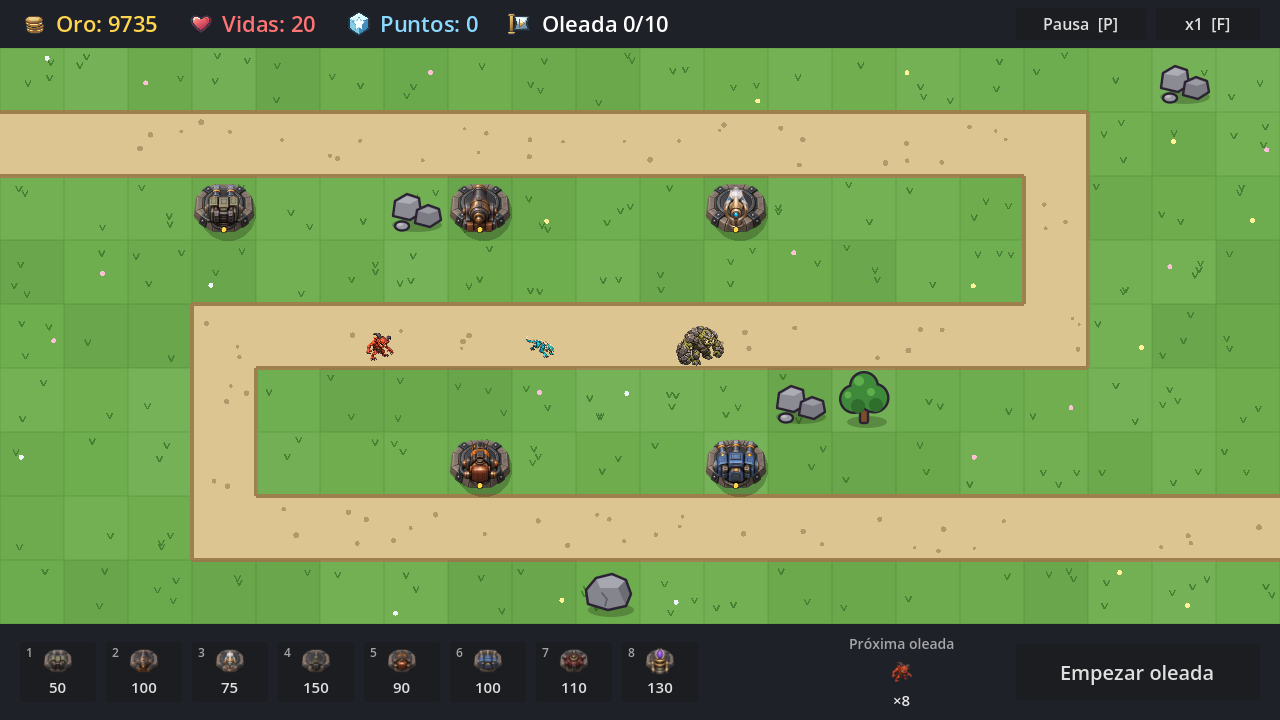
#> input picture art/redesign-m26/before.png, 1280 x 720 px, given in place of path.png, which was not available
$ python make_previews.py
#> lines starting #> are read from the running program, lines starting #| are printed output that depends on the picture; pictures that were not available may be replaced by others from this repository, and a replacement may not be noted
"""Hojas de revisión con recursos preparados; no modifica las fuentes."""
from pathlib import Path
from PIL import Image, ImageDraw, ImageFont

ROOT=Path(__file__).resolve().parent
FONT='C:/Windows/Fonts/segoeui.ttf'
THEMES=['pradera','desierto','nieve','volcan','bosque','pantano','ruinas']

def font(size):
    return ImageFont.truetype(FONT,size)

def texture(name):
    return Image.open(ROOT/'textures'/f'{name}.png').convert('RGBA').resize((64,64),Image.Resampling.LANCZOS)

def place(canvas,im,x,y,w,h):
    im=im.copy()
    im.thumbnail((w,h),Image.Resampling.LANCZOS)
    canvas.alpha_composite(im,(int(x+(w-im.width)/2),int(y+(h-im.height)/2)))

def terrain_sheet():
    sheet=Image.new('RGBA',(1400,950),'#172331')
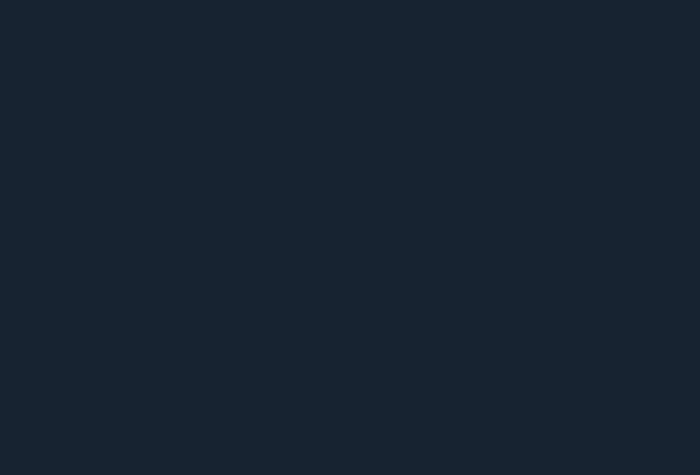
#> sheet: PIL image 1400x950 RGBA (shown at 1/2 size); mean R, G, B, A 23, 35, 49, 255
    d=ImageDraw.Draw(sheet)
    d.text((30,20),'Fondos · siete paisajes y camino',font=font(30),fill='white')
    d.text((30,62),'Texturas a 64 px · repetición 4×4 · unidades para comparar contraste',font=font(19),fill='#aabccc')
    path=texture('path')
#> in texture, `return Image.open(ROOT/'textures'/f'{name}.png').convert('RGBA').resiz..`:
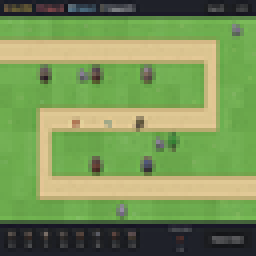
#> returned value: PIL image 64x64 RGBA (shown 4 times larger); mean R, G, B, A 120.2, 147.2, 86.4, 255
    for i,name in enumerate(THEMES+['path']):
        x,y=30+(i%4)*343,108+(i//4)*412
        d.rounded_rectangle((x,y,x+320,y+393),radius=15,fill='#293d50')
        d.text((x+20,y+12),name.capitalize() if name!='path' else 'Camino común',font=font(23),fill='white')
        tile=texture('ground_'+name) if name!='path' else path
        for row in range(4):
            for col in range(4):
                sheet.alpha_composite(tile,(x+32+col*64,y+52+row*64))
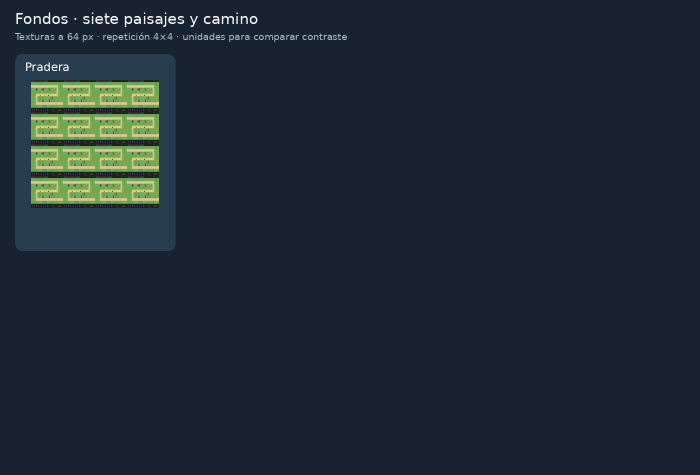
#> sheet: PIL image 1400x950 RGBA (shown at 1/2 size); mean R, G, B, A 29.5, 42.6, 53.1, 255
        for col in range(4):
            sheet.alpha_composite(path,(x+32+col*64,y+308))
        for j,id in enumerate(['normal','fast','tank']):
#> (the run stopped early here; a loop or call above may not have finished)
